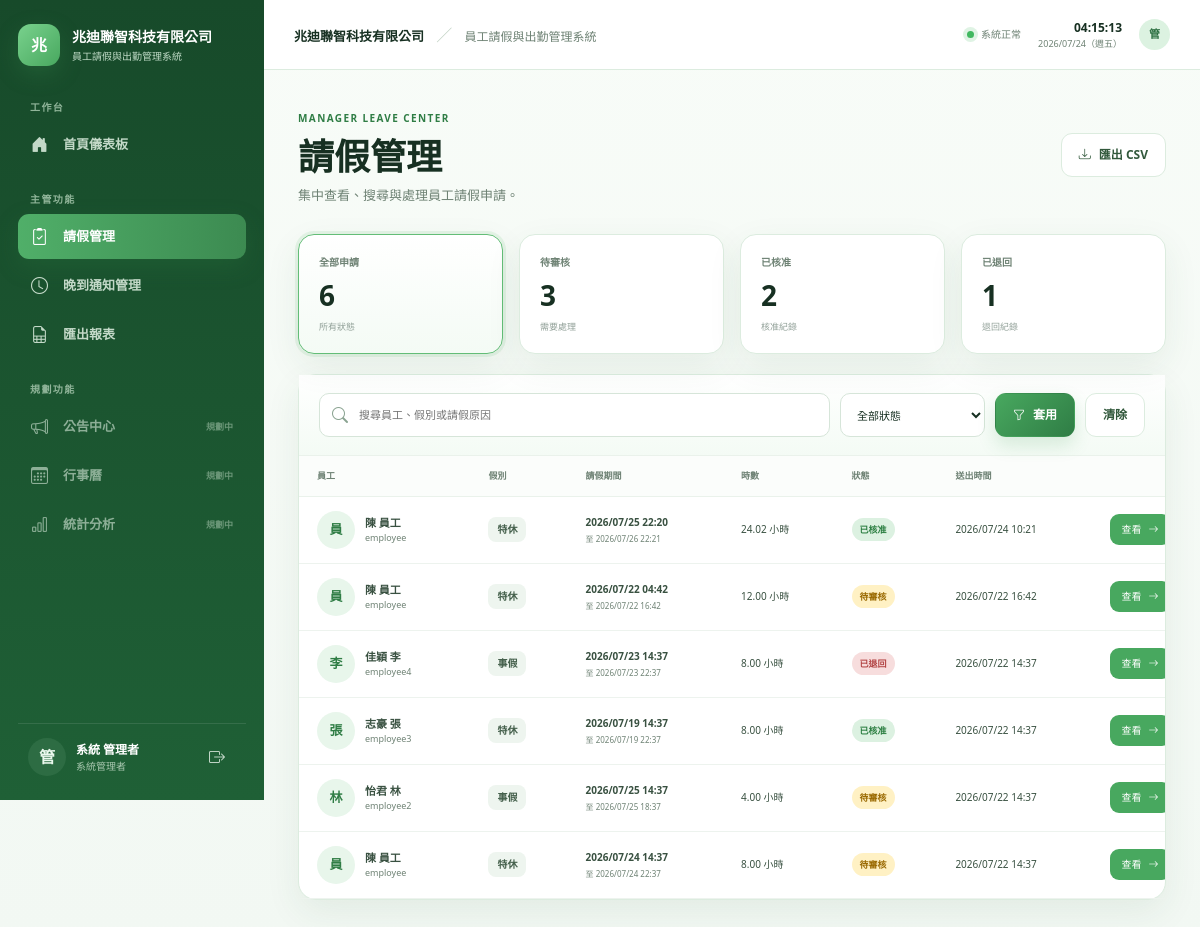
Screenshot of /manager/leave/ (signed in) with the database file from the repository.
### leaveapp/models.py (models this page shows, shortened)
class Profile(models.Model):
    ROLE_EMPLOYEE = "employee"
    ROLE_MANAGER = "manager"
    ROLE_ADMIN = "admin"
    ROLE_CHOICES = [
        (ROLE_EMPLOYEE, "員工"),
        (ROLE_MANAGER, "主管"),
        (ROLE_ADMIN, "系統管理者"),
    ]
    user = models.OneToOneField(User, on_delete=models.CASCADE, related_name="profile")
    role = models.CharField(max_length=20, choices=ROLE_CHOICES, default=ROLE_EMPLOYEE)
    manager = models.ForeignKey(
        User,
        on_delete=models.SET_NULL,
        null=True,
        blank=True,
        related_name="team_members",
        verbose_name="直屬主管",
    )

class LeaveRequest(models.Model):
    STATUS_PENDING = "pending"
    STATUS_APPROVED = "approved"
    STATUS_REJECTED = "rejected"
    STATUS_CANCELLED = "cancelled"
    STATUS_CHOICES = [
        (STATUS_PENDING, "待審核"),
        (STATUS_APPROVED, "已核准"),
        (STATUS_REJECTED, "已退回"),
        (STATUS_CANCELLED, "已取消"),
    ]
    employee = models.ForeignKey(User, on_delete=models.CASCADE, related_name="leave_requests")
    leave_type = models.ForeignKey(LeaveType, on_delete=models.PROTECT)
    start_datetime = models.DateTimeField(verbose_name="開始時間")
    end_datetime = models.DateTimeField(verbose_name="結束時間")
    reason = models.TextField(verbose_name="請假原因")
    attachment = models.FileField(upload_to="leave_attachments/%Y/%m/", blank=True, null=True)
    status = models.CharField(max_length=20, choices=STATUS_CHOICES, default=STATUS_PENDING)
    manager = models.ForeignKey(
        User,
        on_delete=models.SET_NULL,
        null=True,
        blank=True,
        related_name="managed_leave_requests",
    )
    manager_comment = models.TextField(blank=True, verbose_name="主管備註")
    created_at = models.DateTimeField(auto_now_add=True)
    reviewed_at = models.DateTimeField(blank=True, null=True)
    balance_applied = models.BooleanField(default=False)
    class Meta:
        ordering = ["-created_at"]
    @property
    def duration_hours(self):
        if not self.start_datetime or not self.end_datetime:
            return Decimal("0.00")
        seconds = (self.end_datetime - self.start_datetime).total_seconds()
        return Decimal(str(max(seconds / 3600, 0))).quantize(Decimal("0.01"))

class LeaveType(models.Model):
    name = models.CharField(max_length=50, unique=True, verbose_name="假別名稱")
    requires_attachment = models.BooleanField(default=False, verbose_name="需附件")
    active = models.BooleanField(default=True, verbose_name="啟用")
    display_order = models.PositiveIntegerField(default=0, verbose_name="顯示順序")
    class Meta:
        ordering = ["display_order", "id"]
        verbose_name = "假別"
        verbose_name_plural = "假別"

### leaveapp/views.py (the view, shortened to what this page needs)
# urls.py: path("manager/leave/", views.manager_leave_list, name="manager_leave_list"),
@login_required
@manager_required
def manager_leave_list(request):
    query = request.GET.get("q", "").strip()
    status = request.GET.get("status", "all").strip()
    requests_qs = _manager_leave_queryset(request.user).select_related(
        "employee",
        "leave_type",
        "manager",
    )
    valid_statuses = {
        LeaveRequest.STATUS_PENDING,
        LeaveRequest.STATUS_APPROVED,
        LeaveRequest.STATUS_REJECTED,
        LeaveRequest.STATUS_CANCELLED,
    }
    if status in valid_statuses:
        requests_qs = requests_qs.filter(status=status)
    all_visible = _manager_leave_queryset(request.user)
    counts = {
        "all": all_visible.count(),
        "pending": all_visible.filter(status=LeaveRequest.STATUS_PENDING).count(),
        "approved": all_visible.filter(status=LeaveRequest.STATUS_APPROVED).count(),
        "rejected": all_visible.filter(status=LeaveRequest.STATUS_REJECTED).count(),
        "cancelled": all_visible.filter(status=LeaveRequest.STATUS_CANCELLED).count(),
    }
    return render(
        request,
        "leaveapp/manager_leave_list.html",
        {
            "leave_requests": requests_qs.order_by("-created_at"),
            "query": query,
            "status_filter": status,
            "counts": counts,
        },
    )

### leaveapp/views.py (called while the page is built)
def _manager_leave_queryset(user):
    if user.profile.role == Profile.ROLE_ADMIN:
        return LeaveRequest.objects.all()
    return LeaveRequest.objects.filter(manager=user)

### templates/leaveapp/manager_leave_list.html (shortened to what this page needs)
{% extends "base.html" %}
{% block content %}
<section class="page-heading manager-heading">
  <div>
    <span class="eyebrow">MANAGER LEAVE CENTER</span>
    <h1>請假管理</h1>
    <p>集中查看、搜尋與處理員工請假申請。</p>
  </div>
  <a class="btn-enterprise secondary" href="{% url 'export_csv' %}">
    <i class="bi bi-download"></i>匯出 CSV
  </a>
</section>
<section class="manager-stat-grid">
  <a href="?status=all" class="manager-stat-card {% if status_filter == 'all' %}selected{% endif %}">
    <small>全部申請</small><strong>{{ counts.all }}</strong><span>所有狀態</span>
  </a>
  <a href="?status=pending" class="manager-stat-card {% if status_filter == 'pending' %}selected{% endif %}">
    <small>待審核</small><strong>{{ counts.pending }}</strong><span>需要處理</span>
  </a>
  <a href="?status=approved" class="manager-stat-card {% if status_filter == 'approved' %}selected{% endif %}">
    <small>已核准</small><strong>{{ counts.approved }}</strong><span>核准紀錄</span>
  </a>
  <a href="?status=rejected" class="manager-stat-card {% if status_filter == 'rejected' %}selected{% endif %}">
    <small>已退回</small><strong>{{ counts.rejected }}</strong><span>退回紀錄</span>
  </a>
</section>
<article class="enterprise-panel manager-list-panel">
  <header class="manager-toolbar">
    <form method="get" class="manager-filter-form">
      <div class="manager-search">
        <i class="bi bi-search"></i>
        <input type="search" name="q" value="{{ query }}" placeholder="搜尋員工、假別或請假原因">
      </div>
      <select name="status">
        <option value="all" {% if status_filter == "all" %}selected{% endif %}>全部狀態</option>
      </select>
      <button class="btn-enterprise primary" type="submit"><i class="bi bi-funnel"></i>套用</button>
      <a class="btn-enterprise secondary" href="{% url 'manager_leave_list' %}">清除</a>
    </form>
  </header>
  {% if leave_requests %}
  <div class="manager-table-wrap">
    <table class="manager-table">
      <thead>
        <tr>
          <th>員工</th><th>假別</th><th>請假期間</th><th>時數</th><th>狀態</th><th>送出時間</th><th></th>
        </tr>
      </thead>
      <tbody>
        {% for item in leave_requests %}
        <tr>
          <td>
            <div class="person-cell">
              <span class="person-avatar">{{ item.employee.last_name|default:item.employee.username|slice:":1" }}</span>
              <span><strong>{{ item.employee.get_full_name|default:item.employee.username }}</strong><small>{{ item.employee.username }}</small></span>
            </div>
          </td>
          <td><span class="type-badge">{{ item.leave_type.name }}</span></td>
          <td><strong>{{ item.start_datetime|date:"Y/m/d H:i" }}</strong><small>至 {{ item.end_datetime|date:"Y/m/d H:i" }}</small></td>
          <td>{{ item.duration_hours }} 小時</td>
          <td><span class="status-badge {{ item.status }}">{{ item.get_status_display }}</span></td>
          <td>{{ item.created_at|date:"Y/m/d H:i" }}</td>
          <td><a class="review-link" href="{% url 'leave_detail' item.id %}">查看<i class="bi bi-arrow-right"></i></a></td>
        </tr>
        {% endfor %}
      </tbody>
    </table>
  </div>
  {% else %}
  <div class="empty-state">
    <span><i class="bi bi-search"></i></span>
    <strong>找不到符合條件的請假申請</strong>
    <p>請調整搜尋文字或篩選條件。</p>
  </div>
  {% endif %}
</article>
{% endblock %}

### templates/base.html (shortened to what this page needs)
{% load static %}
<!doctype html>
<html lang="zh-Hant">
<head>
  <link href="https://cdn.jsdelivr.net/npm/bootstrap@5.3.3/dist/css/bootstrap.min.css" rel="stylesheet">
  <link href="https://cdn.jsdelivr.net/npm/bootstrap-icons@1.11.3/font/bootstrap-icons.css" rel="stylesheet">
  <link rel="stylesheet" href="{% static 'css/style.css' %}">
</head>
<body>
{% if user.is_authenticated %}
<div class="app-shell">
  <aside class="sidebar d-none d-lg-flex">
    <a class="brand" href="{% url 'dashboard' %}">
      <span class="brand-mark">兆</span>
      <span class="brand-copy">
        <strong>兆迪聯智科技有限公司</strong>
        <small>員工請假與出勤管理系統</small>
      </span>
    </a>
    <nav class="sidebar-nav">
      <span class="nav-label">工作台</span>
      <a class="sidebar-link {% if request.resolver_match.url_name == 'dashboard' %}active{% endif %}" href="{% url 'dashboard' %}">
        <i class="bi bi-house-door-fill"></i><span>首頁儀表板</span>
      </a>
      {% if user.profile.role == "employee" %}
      <span class="nav-label nav-label-spaced">請假管理</span>
      <a class="sidebar-link" href="{% url 'create_leave' %}">
        <i class="bi bi-calendar2-plus"></i><span>新增請假</span>
      </a>
      <a class="sidebar-link" href="{% url 'dashboard' %}#my-requests">
        <i class="bi bi-journal-text"></i><span>我的請假紀錄</span>
      </a>
      <span class="nav-label nav-label-spaced">其他功能</span>
      <a class="sidebar-link" href="{% url 'create_late_notice' %}">
        <i class="bi bi-clock-history"></i><span>晚到通知</span>
      </a>
      {% else %}
      <span class="nav-label nav-label-spaced">主管功能</span>
      <a class="sidebar-link {% if request.resolver_match.url_name == 'manager_leave_list' %}active{% endif %}" href="{% url 'manager_leave_list' %}">
        <i class="bi bi-clipboard2-check"></i><span>請假管理</span>
      </a>
      <a class="sidebar-link {% if request.resolver_match.url_name == 'manager_late_list' %}active{% endif %}" href="{% url 'manager_late_list' %}">
        <i class="bi bi-clock"></i><span>晚到通知管理</span>
      </a>
      <a class="sidebar-link" href="{% url 'export_csv' %}">
        <i class="bi bi-file-earmark-spreadsheet"></i><span>匯出報表</span>
      </a>
      {% endif %}
      <span class="nav-label nav-label-spaced">規劃功能</span>
      <span class="sidebar-link disabled-link"><i class="bi bi-megaphone"></i><span>公告中心</span><small>規劃中</small></span>
      <span class="sidebar-link disabled-link"><i class="bi bi-calendar3"></i><span>行事曆</span><small>規劃中</small></span>
      <span class="sidebar-link disabled-link"><i class="bi bi-bar-chart"></i><span>統計分析</span><small>規劃中</small></span>
    </nav>
    <div class="sidebar-user">
      <span class="avatar">{{ user.last_name|default:user.username|slice:":1" }}</span>
      <span class="sidebar-user-copy">
        <strong>{{ user.get_full_name|default:user.username }}</strong>
        <small>{{ user.profile.get_role_display }}</small>
      </span>
      <form action="{% url 'logout' %}" method="post">
        <button class="icon-btn" title="登出"><i class="bi bi-box-arrow-right"></i></button>
      </form>
    </div>
  </aside>
  <div class="app-main">
    <header class="topbar">
      <div class="topbar-title">
        <strong>兆迪聯智科技有限公司</strong>
        <span>／</span>
        <small>員工請假與出勤管理系統</small>
      </div>
      <div class="topbar-right">
        <span class="system-online"><i></i>系統正常</span>
        <div class="live-clock d-none d-md-block">
          <strong id="liveTime">--:--:--</strong>
          <small id="liveDate">----/--/--</small>
        </div>
        <span class="topbar-avatar">{{ user.last_name|default:user.username|slice:":1" }}</span>
      </div>
    </header>
    <main class="content-area">
      {% block content %}{% endblock %}
    </main>
  </div>
</div>
{% endif %}
</body>
</html>

### rows the page displays
LeaveRequest: employee.last_name "員", employee.get_full_name "陳 員工", employee.username "employee", leave_type.name "特休", start_datetime "2026/07/25 22:20", end_datetime "2026/07/26 22:21", duration_hours "24.02", status "已核准", created_at "2026/07/24 10:21"
LeaveRequest: employee.last_name "員", employee.get_full_name "陳 員工", employee.username "employee", leave_type.name "特休", start_datetime "2026/07/22 04:42", end_datetime "2026/07/22 16:42", duration_hours "12.00", status "待審核", created_at "2026/07/22 16:42"
LeaveRequest: employee.last_name "李", employee.get_full_name "佳穎 李", employee.username "employee4", leave_type.name "事假", start_datetime "2026/07/23 14:37", end_datetime "2026/07/23 22:37", duration_hours "8.00", status "已退回", created_at "2026/07/22 14:37"
LeaveRequest: employee.last_name "張", employee.get_full_name "志豪 張", employee.username "employee3", leave_type.name "特休", start_datetime "2026/07/19 14:37", end_datetime "2026/07/19 22:37", duration_hours "8.00", status "已核准", created_at "2026/07/22 14:37"
LeaveRequest: employee.last_name "林", employee.get_full_name "怡君 林", employee.username "employee2", leave_type.name "事假", start_datetime "2026/07/25 14:37", end_datetime "2026/07/25 18:37", duration_hours "4.00", status "待審核", created_at "2026/07/22 14:37"
LeaveRequest: employee.last_name "員", employee.get_full_name "陳 員工", employee.username "employee", leave_type.name "特休", start_datetime "2026/07/24 14:37", end_datetime "2026/07/24 22:37", duration_hours "8.00", status "待審核", created_at "2026/07/22 14:37"

### other values shown
{{ user.last_name|default:user.username|slice:":1" }} "管"
{{ user.get_full_name|default:user.username }} "系統 管理者"
{{ user.profile.get_role_display }} "系統管理者"
{{ counts.all }} "6"
{{ counts.pending }} "3"
{{ counts.approved }} "2"
{{ counts.rejected }} "1"
